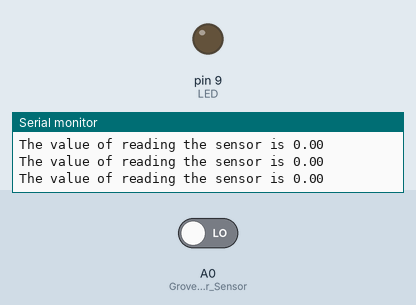
A sketch run on a simulated Arduino Uno, built with avr-gcc and run on an emulated ATmega328P. Shown: output pins drawn as LEDs (lit = HIGH), the last lines printed to the serial monitor. The test bench sets the inputs (shaded band); at power-on: A0 (Grove_Water_Sensor) LOW.

Above: at 1.8 s.
1.9 s: A0 (Grove_Water_Sensor) driven HIGH
At 3.2 s:
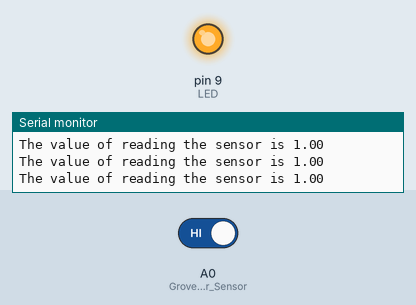
3.5 s: A0 (Grove_Water_Sensor) driven LOW
At 4.6 s:
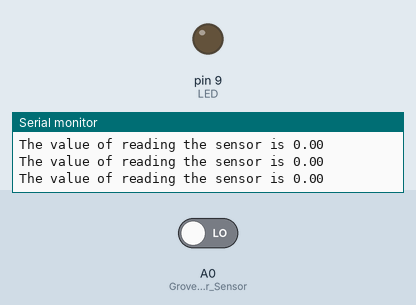
Timing chart, 0 to 6.5 s (numbered marks = the images above; inputs shaded):
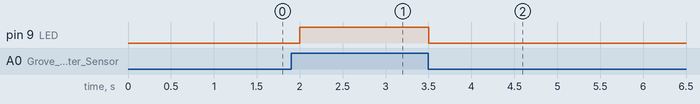

Measured:
- after the input at 1.9 s, pin 9 (LED): LOW → HIGH after 0.10 s
- after the input at 3.5 s, pin 9 (LED): HIGH → LOW at once

The sketch:

30_Water_Sensor.ino
```cpp
#define Grove_Water_Sensor A0// Attach Water sensor to Arduino pin 8
#define LED 9// Attach an LED to Digital Pin 13

void setup() {
  Serial.begin(9600);
  pinMode(Grove_Water_Sensor, INPUT);// The signal of water sensor is an input
  pinMode(LED,OUTPUT);// The LED is and OUTPUT
  digitalWrite(LED,LOW);
}

void loop() {
  /*the Water sensor will switch LOW when water is detected
  Get the arduino to illuminate the LED and activate the buzzer
  when water is detected , and switch both off when no water is present*/
  float ws = digitalRead(Grove_Water_Sensor);
  Serial.print("The value of reading the sensor is ");Serial.println(ws);

  if(ws == HIGH)
  {
    digitalWrite(LED,HIGH);
  }
  else
  {
    digitalWrite(LED,LOW);
  }
  delay(500);
}
```
